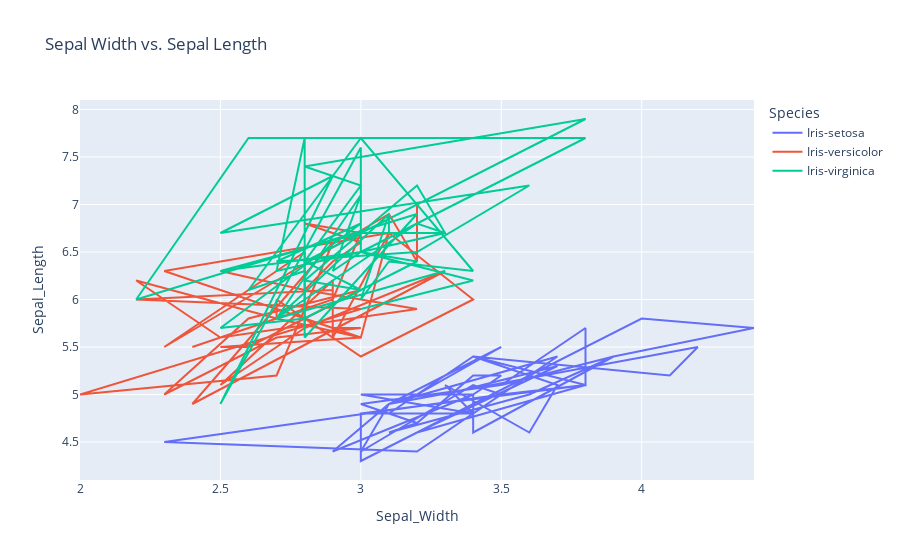

Notebook code cell kept with this figure:
### Code cell
px.line(iris_data, x='Sepal_Width', y='Sepal_Length', color='Species', title='Sepal Width vs. Sepal Length')

### Figure 1 — Plotly figure (JSON) as saved in the notebook; plotly's stock layout.template omitted (floating-point values rounded to 4 significant figures)
{"data": [{"hovertemplate": "Species=Iris-setosa<br>Sepal_Width=%{x}<br>Sepal_Length=%{y}<extra></extra>", "legendgroup": "Iris-setosa", "line": {"color": "#636efa", "dash": "solid"}, "marker": {"symbol": "circle"}, "mode": "lines", "name": "Iris-setosa", "orientation": "v", "showlegend": true, "type": "scatter", "x": [3.5, 3, 3.2, 3.1, 3.6, 3.9, 3.4, 3.4, 2.9, 3.1, 3.7, 3.4, 3, 3, 4, 4.4, 3.9, 3.5, 3.8, 3.8, 3.4, 3.7, 3.6, 3.3, 3.4, 3, 3.4, 3.5, 3.4, 3.2, 3.1, 3.4, 4.1, 4.2, 3.1, 3.2, 3.5, 3.1, 3, 3.4, 3.5, 2.3, 3.2, 3.5, 3.8, 3, 3.8, 3.2, 3.7, 3.3], "xaxis": "x", "y": [5.1, 4.9, 4.7, 4.6, 5, 5.4, 4.6, 5, 4.4, 4.9, 5.4, 4.8, 4.8, 4.3, 5.8, 5.7, 5.4, 5.1, 5.7, 5.1, 5.4, 5.1, 4.6, 5.1, 4.8, 5, 5, 5.2, 5.2, 4.7, 4.8, 5.4, 5.2, 5.5, 4.9, 5, 5.5, 4.9, 4.4, 5.1, 5, 4.5, 4.4, 5, 5.1, 4.8, 5.1, 4.6, 5.3, 5], "yaxis": "y"}, {"hovertemplate": "Species=Iris-versicolor<br>Sepal_Width=%{x}<br>Sepal_Length=%{y}<extra></extra>", "legendgroup": "Iris-versicolor", "line": {"color": "#EF553B", "dash": "solid"}, "marker": {"symbol": "circle"}, "mode": "lines", "name": "Iris-versicolor", "orientation": "v", "showlegend": true, "type": "scatter", "x": [3.2, 3.2, 3.1, 2.3, 2.8, 2.8, 3.3, 2.4, 2.9, 2.7, 2, 3, 2.2, 2.9, 2.9, 3.1, 3, 2.7, 2.2, 2.5, 3.2, 2.8, 2.5, 2.8, 2.9, 3, 2.8, 3, 2.9, 2.6, 2.4, 2.4, 2.7, 2.7, 3, 3.4, 3.1, 2.3, 3, 2.5, 2.6, 3, 2.6, 2.3, 2.7, 3, 2.9, 2.9, 2.5, 2.8], "xaxis": "x", "y": [7, 6.4, 6.9, 5.5, 6.5, 5.7, 6.3, 4.9, 6.6, 5.2, 5, 5.9, 6, 6.1, 5.6, 6.7, 5.6, 5.8, 6.2, 5.6, 5.9, 6.1, 6.3, 6.1, 6.4, 6.6, 6.8, 6.7, 6, 5.7, 5.5, 5.5, 5.8, 6, 5.4, 6, 6.7, 6.3, 5.6, 5.5, 5.5, 6.1, 5.8, 5, 5.6, 5.7, 5.7, 6.2, 5.1, 5.7], "yaxis": "y"}, {"hovertemplate": "Species=Iris-virginica<br>Sepal_Width=%{x}<br>Sepal_Length=%{y}<extra></extra>", "legendgroup": "Iris-virginica", "line": {"color": "#00cc96", "dash": "solid"}, "marker": {"symbol": "circle"}, "mode": "lines", "name": "Iris-virginica", "orientation": "v", "showlegend": true, "type": "scatter", "x": [3.3, 2.7, 3, 2.9, 3, 3, 2.5, 2.9, 2.5, 3.6, 3.2, 2.7, 3, 2.5, 2.8, 3.2, 3, 3.8, 2.6, 2.2, 3.2, 2.8, 2.8, 2.7, 3.3, 3.2, 2.8, 3, 2.8, 3, 2.8, 3.8, 2.8, 2.8, 2.6, 3, 3.4, 3.1, 3, 3.1, 3.1, 3.1, 2.7, 3.2, 3.3, 3, 2.5, 3, 3.4, 3], "xaxis": "x", "y": [6.3, 5.8, 7.1, 6.3, 6.5, 7.6, 4.9, 7.3, 6.7, 7.2, 6.5, 6.4, 6.8, 5.7, 5.8, 6.4, 6.5, 7.7, 7.7, 6, 6.9, 5.6, 7.7, 6.3, 6.7, 7.2, 6.2, 6.1, 6.4, 7.2, 7.4, 7.9, 6.4, 6.3, 6.1, 7.7, 6.3, 6.4, 6, 6.9, 6.7, 6.9, 5.8, 6.8, 6.7, 6.7, 6.3, 6.5, 6.2, 5.9], "yaxis": "y"}], "layout": {"legend": {"title": {"text": "Species"}, "tracegroupgap": 0}, "title": {"text": "Sepal Width vs. Sepal Length"}, "xaxis": {"anchor": "y", "domain": [0, 1], "title": {"text": "Sepal_Width"}}, "yaxis": {"anchor": "x", "domain": [0, 1], "title": {"text": "Sepal_Length"}}}}
